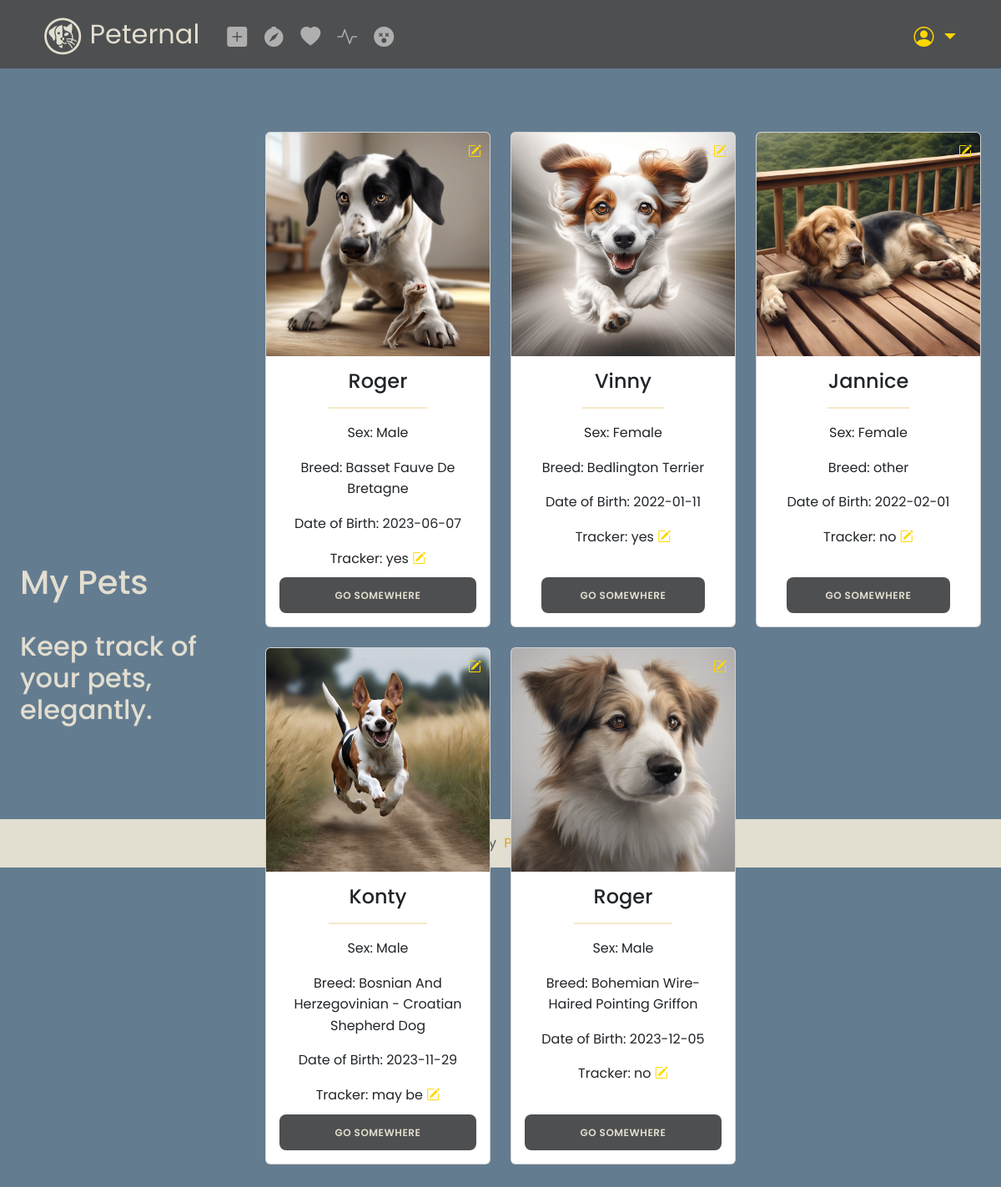
Page / (signed in) on the earlier database version.
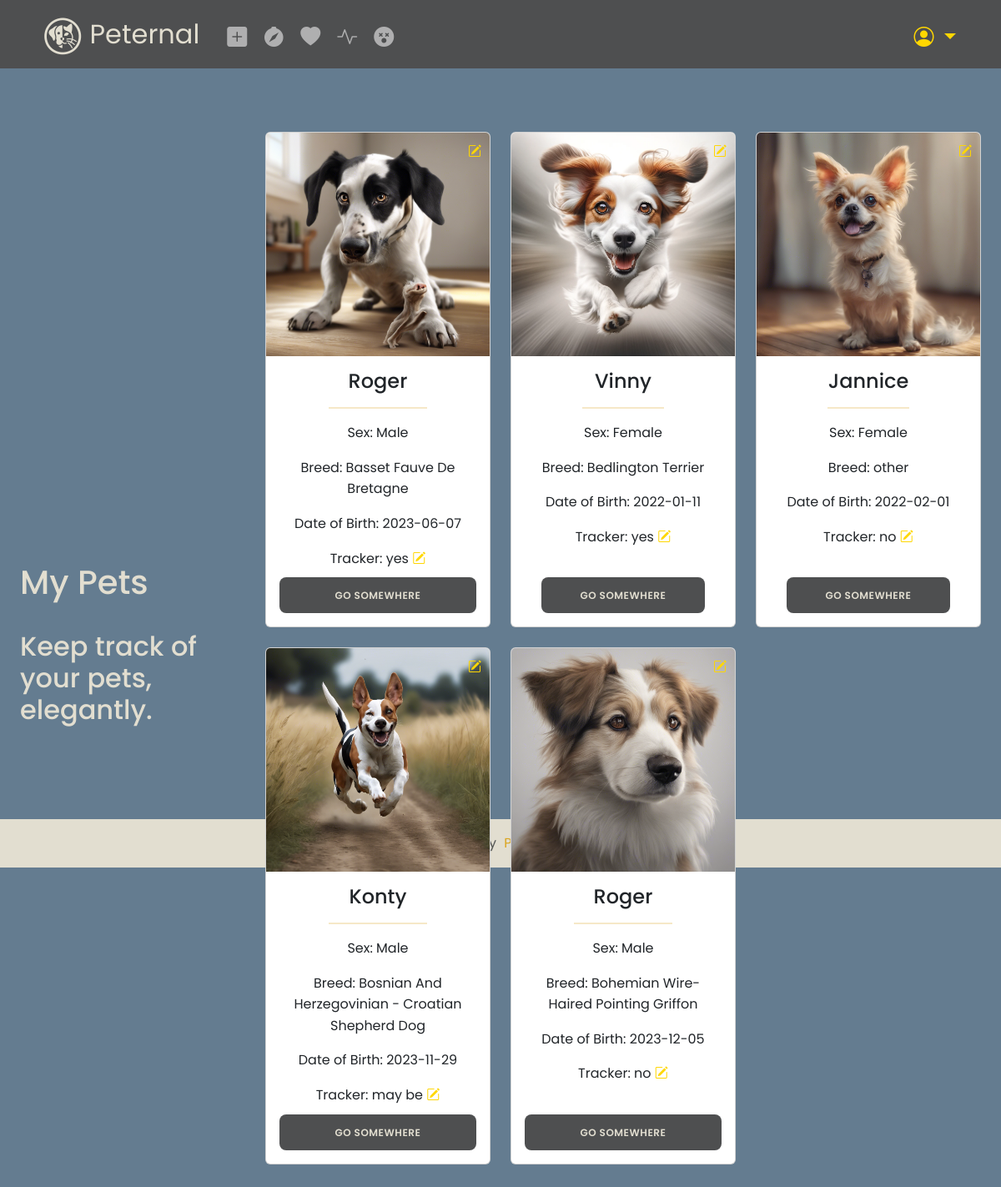
Same page on the later database version.
### tables this page shows
CREATE TABLE pets (
    pets_id INTEGER PRIMARY KEY AUTOINCREMENT,
    user_id INTEGER,
    pet_type TEXT NOT NULL,
    pet_sex TEXT NOT NULL,
    pet_name TEXT NOT NULL,
    photo_path TEXT,
    breed TEXT,
    pet_dob DATE,
    tracker TEXT,
    FOREIGN KEY(user_id) REFERENCES users(user_id)
);

### app.py (the view)
@app.route("/")
@login_required
def index():
    user_id = session["user_id"]
    try:
        pets = get_pets(user_id)
    except ValueError as e:
        flash(str(e), 'danger')
        logging.error("Error fetching pets: %s", e)
        pets = []  # Default to an empty list in case of an error
    return render_template("index.html", pets=pets)

### app.py (called while the page is built)
@app.after_request
def after_request(response):
    response.headers["Cache-Control"] = "no-cache, no-store, must-revalidate"
    response.headers["Expires"] = 0
    response.headers["Pragma"] = "no-cache"
    return response

### auth.py (called while the page is built)
def login_required(f):
    @wraps(f)
    def decorated_function(*args, **kwargs):
        if session.get("user_id") is None:
            return redirect("/login")
        return f(*args, **kwargs)
    return decorated_function

### database.py (called while the page is built)
def get_db_connection():
    conn = sqlite3.connect(DATABASE)
    conn.row_factory = sqlite3.Row
    return conn

def get_pets(user_id):
    try:
        with get_db_connection() as conn:
            cursor = conn.cursor()
            cursor.execute("SELECT * FROM pets WHERE user_id = ?", (user_id,))
            pets = cursor.fetchall()
            return pets
    except sqlite3.IntegrityError as e:
        logging.error("Database error when fetching pets: %s", e)
        raise ValueError("Database error when fetching pets") from e

### templates/index.html (shortened to what this page needs)
{% extends "layout.html" %}
{% block main %}
<div class="container-fluid h-100 mb-4 mr-4 ml-4 mb-md-5 mr-md-5 ml-md-5">
    <div class="row h-100 align-items-center">
        <div class="col-md-3 col-12">
            <div class="fixed-column align-items-center h-100">
                <h1>My Pets</h1>
                <br>
                <h2>Keep track of your pets, elegantly.</h2>
                <br>
            </div>
        </div>
        <div class="col-md-9 col-12">
            <div class="row">
                {% for pet in pets %}
                <div class="col-lg-4 col-md-6 col-12 mb-4">
                    <div class="card h-100">
                        <img src="{{ url_for('static', filename=pet.photo_path) }}" class="card-img-top" alt="{{ pet.pet_name }}">
                        <i class="bi bi-pencil-square edit-photo-icon" onclick="editPhoto('{{ pet.pets_id }}')"></i>
                        <div class="card-body d-flex flex-column">
                            <div class="content">
                                <h4 class="card-title">{{ pet.pet_name }}</h4>
                                <hr class="hr-card" />
                                <p class="card-text">Sex: {{ pet.pet_sex }}</p>
                                <p class="card-text">Breed: {{ pet.breed }}</p>
                                <p class="card-text">Date of Birth: {{ pet.pet_dob }}</p>
                                <p class="card-text">Tracker: {{ pet.tracker }}
                                <i class="bi bi-pencil-square edit-tracker-icon" onclick="editTracker('{{ pet.pets_id }}')"></i></p>
                            </div>
                            <a href="#" class="button">Go somewhere</a>
                        </div>
                    </div>
                </div>
                {% endfor %}
            </div>
        </div>
    </div>
</div>
{% endblock %}

### templates/layout.html (shortened to what this page needs)
<!DOCTYPE html>
<html lang="en">
    <head>
        <link href="https://cdn.jsdelivr.net/npm/bootstrap@5.3.2/dist/css/bootstrap.min.css" rel="stylesheet">
        <link href="https://cdnjs.cloudflare.com/ajax/libs/select2/4.0.13/css/select2.min.css" rel="stylesheet">
        <link href="https://cdnjs.cloudflare.com/ajax/libs/bootstrap-icons/1.7.2/font/bootstrap-icons.css" rel="stylesheet">
        <link href="/static/styles.css" rel="stylesheet">
    </head>
    <body>
        <nav class="navbar navbar-dark bg-navbar sticky-top navbar-expand-md">
            <div class="container-fluid">
                <a class="navbar-brand" href="/"><span class="red"><img src="/static/favicon.ico" alt="Peternal"> Peternal </a>
                <div class="collapse navbar-collapse" id="navbar">
                    {% if session["user_id"] %}
                        <ul class="navbar-nav nav-pills me-auto mt-2">
                            <li class="nav-item">
                                <a class="nav-link" href="/add_pet" title="Add Pet"><i class="bi bi-plus-square-fill"></i></a>
                            </li>
                            <li class="nav-item">
                                <a class="nav-link" href="/tracking" title="Tracking"><i class="bi bi-compass-fill"></i></a>
                            </li>
                            <li class="nav-item">
                                <a class="nav-link" href="/dating" title="Dating"><i class="bi bi-heart-fill"></i></a>
                            </li>
                            <li class="nav-item">
                                <a class="nav-link" href="/health" title="Health"><i class="bi bi-activity"></i></a>
                            </li>
                            <li class="nav-item">
                                <a class="nav-link" href="/afterlife" title="Afterlife"><i class="bi bi-emoji-dizzy-fill"></i></a>
                            </li>
                        </ul>
                        <div class="nav-item dropdown ms-auto mt-2">
                            <a class="nav-link dropdown-toggle nav-user-icon" href="#" id="navbarDropdown" role="button" data-bs-toggle="dropdown" aria-expanded="false">
                                <i class="bi bi-person-circle"></i>
                            </a>
                        </div>
                    {% endif %}
                </div>
            </div>
        </nav>
        <header>
        </header>
        <main class="container-fluid d-flex align-items-center full-height-container">
            {% block main %}{% endblock %}
        </main>
        <footer class="footer mt-auto py-3 bg-footer text-center text-muted">
            <div class="footer-container">
                <span class="text-body-secondary">
                    Data provided by <a href="https://froggystyle.biz/">Pets of the World</a>
                </span>
            </div>
        </footer>
    </body>
</html>

### static/styles.css (style rules this page uses)
html, body { height: 100%; width: 100%; margin: 0; font-family: 'Poppins', sans-serif; }
:root { --main-color: #647C90; --light-color: #E2DED0; --dark-color: #4E4F50; --accent-color: #746C70; --highlight-color: #FFD700; --link-color: #DAA520; }
body { background-color: var(--main-color); color: var(--light-color); display: flex; flex-direction: column; font-size: 100%; line-height: 1.6; }
a { color: var(--link-color); text-decoration: none; padding-left: 5px; padding-right: 5px; }
main { flex: 1; }
.full-height-container { display: flex; align-items: center; height: 100%; padding-bottom: 50px; }
.navbar { background-color: var(--dark-color); color: var(--light-color); padding-left: 2rem; padding-right: 2rem; font-size: x-large; }
.navbar a:not(.navbar-brand) { border: 2px solid transparent; outline: none; }
.navbar-brand { border: 2px solid transparent; color: var(--light-color); font-size: xx-large; outline: none; }
.nav-user-icon { border: 2px solid transparent; color: var(--highlight-color); padding: 0.5rem; outline: none; }
.bg-footer { background-color: var(--light-color); color: var(--dark-color); padding-top: 50px; }
.footer-container { border: 0px transparent; }
.button { background-color: var(--dark-color); color: var(--light-color); font-size: 12px; padding: 10px 45px; border: 2px solid transparent; border-radius: 8px; font-weight: 600; letter-spacing: 0.5px; text-transform: uppercase; margin-top: 10px; cursor: pointer; }
header { min-height: 100px; position: relative; z-index: 0; }
@media (min-width: 768px) { .col-md-9 { overflow-y: auto; max-height: 100vh; } }
.fixed-column { position: sticky; top: 0; }
.card .card-body { display: flex; flex-direction: column; justify-content: center; text-align: center; height: 100%; max-width: 350px; margin: auto; }
.card-body .content { flex-grow: 1; }
.edit-photo-icon, .edit-tracker-icon { color: var(--highlight-color); cursor: pointer; }
.edit-photo-icon { position: absolute; top: 10px; right: 10px; }
.hr-card { width: 50%; border: 1px solid var(--link-color); margin-left: auto; margin-right: auto; }

Differences in the rows shown:
changed pets "Jannice": photo_path: a different picture
